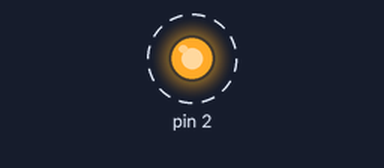
A program run on a simulated Arduino Uno, built with avr-gcc and run on an emulated ATmega328P. On the bench: output pins drawn as LEDs (lit = HIGH). Dashed ring = blinking. What the program prints to the serial monitor is not drawn.

Above: at 0.5 s.
Timing chart, 0 to 4.6 s (numbered marks = the images above):
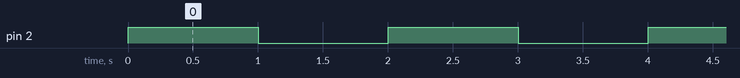

The program:

main.cpp
```cpp
/*
Engenharia de Computação - UPF
Comunicação de dados em Aplicações Embarcadas
Marcelo Trindade Rebonatto
22/08/2023
Simples pisca led
*/
#include <Arduino.h>

void setup() {
    // put your setup code here, to run once:
    pinMode(2, OUTPUT);
    digitalWrite(2, LOW);
    Serial.begin(9600); //INICIALIZA A SERIAL COM TAXA DE 9600 BAUDS
    Serial.println("LED DESLIGADO"); //IMPRIME O TEXTO NO MONITOR SERIAL
}

void loop() {
    // put your main code here, to run repeatedly:
    digitalWrite(2, HIGH);
    Serial.println("LED ON"); //IMPRIME O TEXTO NO MONITOR SERIAL
    delay(1000);
    digitalWrite(2, LOW);
    Serial.println("LED OFF"); //IMPRIME O TEXTO NO MONITOR SERIAL
    delay(1000);
}

// put function definitions here:
```

Measured:
- by itself, pin 2: alternates HIGH for 1.0 s and LOW for 1.0 s
